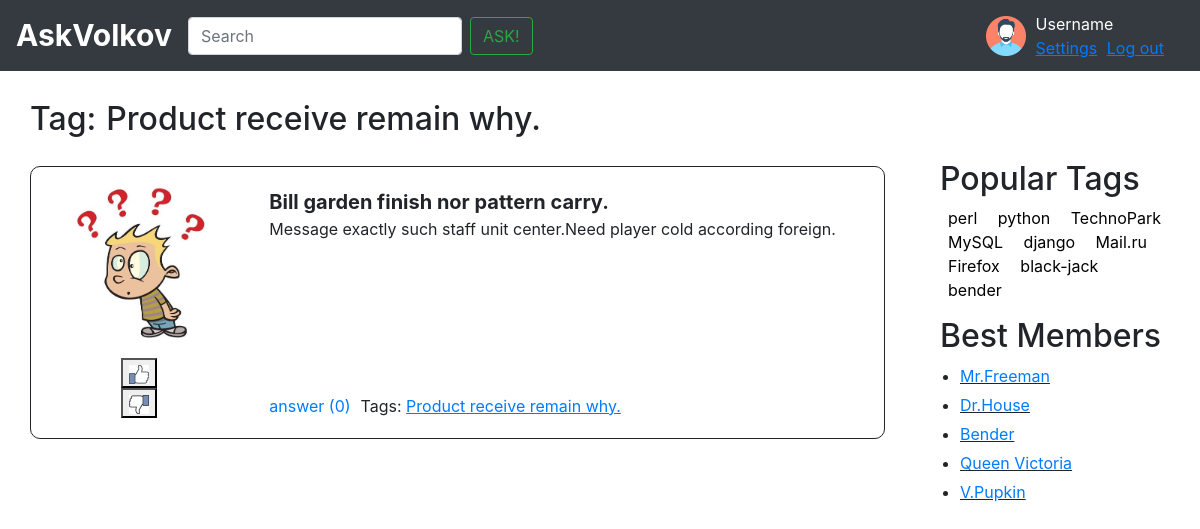
The page /tag/Product receive remain why. on the database its author committed.
### app/models.py (models this page shows, shortened)
class Tag(models.Model):
	title = models.CharField(max_length=1024, verbose_name='Тэг')
	objects = TagManager()
	def __str__(self):
		return self.title
	class Meta:
		verbose_name = 'Тэг'
		verbose_name_plural = 'Тэги'

class Question(models.Model):
	title = models.CharField(max_length=1024, verbose_name='Заголовок')
	text = models.TextField(verbose_name='Текст вопроса')
	profile = models.ForeignKey('Profile', on_delete=models.CASCADE)
	date_of_create = models.DateTimeField(auto_now_add=True, verbose_name='Дата создания')
	tag = models.ManyToManyField('Tag')
	objects = QuestionManager()
	class Meta:
		verbose_name = 'Вопрос'
		verbose_name_plural = 'Вопросы'

### app/views.py (the view)
# urls.py: path('tag/<str:pk>', views.tag, name = 'tag'),
def tag(request, pk):
	tagged_question = Question.objects.questions_by_tag(pk)
	pagginated_question = paginate(tagged_question, request)
	return render(request, 'tag.html', {
		'questions': pagginated_question,
		'tag': pk,
		'tags': tags,
		})

### app/models.py (called while the page is built)
	def questions_by_tag(self, tag):
		return self.filter(tag__title = tag)

### app/views.py (called while the page is built)
def paginate(questions, request, per_page=5):
	paginator = Paginator(questions, per_page)
	page = request.GET.get('page', 1)
	pagginated_question = paginator.page(page)
	return pagginated_question

### templates/tag.html (shortened to what this page needs)
{% extends 'inc/base.html' %}
{% load static %}
{% block content %}
    <div class="row">
        <div class="new-questions-header">
            <h2>Tag:</h2>
        </div>
        <div class="new-questions-header">
            <h2 class="header-tag">{{ tag }} </h2>
        </div>
    </div>
    {% for question in questions %}
        {% include 'inc/one_question.html' %}
    {% endfor %}
{% endblock content %}

### templates/inc/one_question.html (shortened to what this page needs)
{% load static %}
<div class="row question-box">
    <div class="col-3">
        <div class="row-9">
            <img class="question-img" src="{% static 'img/question.jpg' %}"></img>
        </div>
        <div class="row-3 rating-counter">
            <div class="btn-group-vertical">
                <button class="like-button"><img class="like-img" src="{% static 'img/like.jpg' %}"></button>
                <button class="dislike-button"><img class="dislike-img" src="{% static 'img/dislike.jpg' %}"></button>
            </div>
        </div>
    </div>
    <div class="col-9  question-right">
        <div class="question-title">
            {{ question.title }}
        </div>
        <div class="question-text">
            {{ question.text }}
        </div>
        <div class="row question-extra">
            <div class="answer-counter">
                <a href="{% url 'question' question.id %}">answer ({{ question.answers|length }})</a>
            </div>
            <div class="question-tags">
                <span>Tags:</span>
                {% for tag in question.tag.all %}
                    <a class="underlined" href="{% url 'tag' tag %}">{{ tag }}</a>
                {% endfor %}
            </div>
        </div>
    </div>
</div>

### static/css/my.css (style rules this page uses)
.new-questions-header { font-size: 30px; font-weight: bold; padding-top: 40px; margin-right: 10px; }
.question-box { padding: 20px; border-radius: 10px; margin-top: 20px; border: 1px solid; }
.question-img { max-width: 150px; }
.like-img { max-width: 20px; }
.dislike-img { max-width: 20px; }
.question-title { font-size: 20px; font-weight: bold; }
.rating-counter { margin-left: 55px; margin-top: 20px; }
.question-extra { position: absolute; bottom: 0; padding-left: 15px; padding-top: 25px; }
.question-tags { padding-left: 10px; }
.underlined { text-decoration: underline; }

### rows shown on the page
Tag: title "Product receive remain why."
Question: title "Bill garden finish nor pattern carry.", text "Message exactly such staff unit center.Need player cold according foreign.", answers|length "0"

### other values the page prints
{{ tag }} "perl" "python" "TechnoPark" "MySQL" "django" "Mail.ru" "Firefox" "black-jack" "bender"
